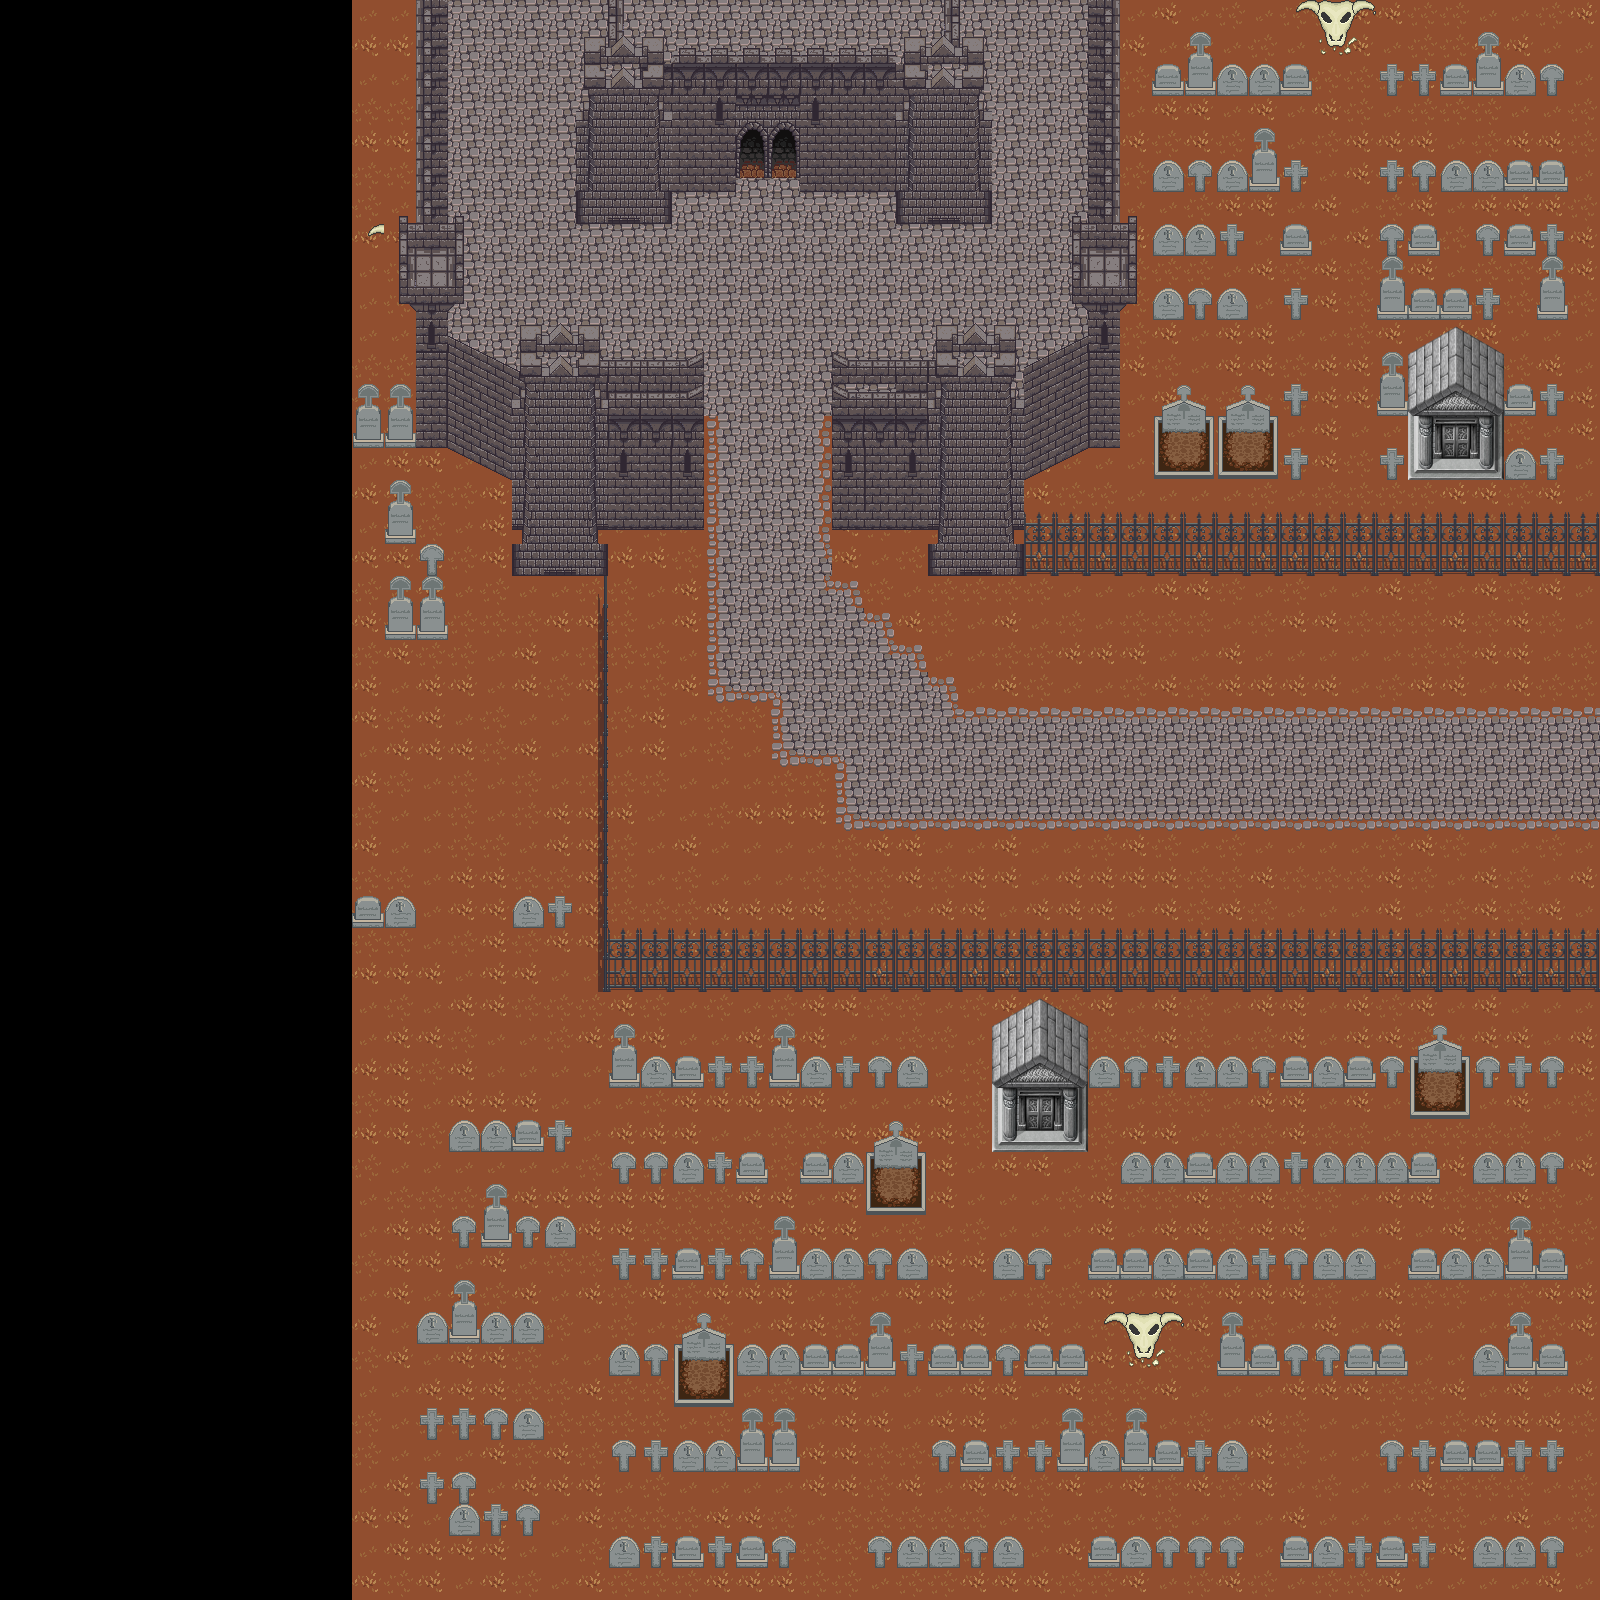

A 2D game scene composited from a Tiled map and its tileset images. What follows is a short description and the map's XML, with each tile layer's data collapsed to a summary:
An orthogonal 50x50 tile map with 32x32 px tiles, 4 tile layers (Ground, CollisionLayer, Doors, Misc), 11 tilesets.

<map version="1.2" tiledversion="1.2.0" orientation="orthogonal" renderorder="right-down" width="50" height="50" tilewidth="32" tileheight="32" infinite="0" nextlayerid="5" nextobjectid="1">
 <tileset firstgid="1" source="Ground.tsx" />
 <tileset firstgid="491" source="Resources/Castle3.tsx" />
 <tileset firstgid="797" source="../TropicalWorld/Resources/Tiles5.tsx" />
 <tileset firstgid="1287" source="Resources/fence.tsx" />
 <tileset firstgid="1315" source="graveMarkers.tsx" />
 <tileset firstgid="1364" source="castleStructure.tsx" />
 <tileset firstgid="2388" source="graveyardTomb.tsx" />
 <tileset firstgid="2403" source="Resources/graveyardPath.tsx" />
 <tileset firstgid="2421" source="Resources/variousTerrain.tsx" />
 <tileset firstgid="4469" source="Resources/House Interior/Interior.tsx" />
 <tileset firstgid="5493" source="castleStructureDark.tsx" />
 <layer id="1" name="Ground" width="50" height="50">
  <data>[2500 cells, 1948 non-empty, 15 distinct tile ids]</data>
 </layer>
 <layer id="2" name="CollisionLayer" width="50" height="50">
  <data>[2500 cells, 2290 non-empty, 2 distinct tile ids]</data>
 </layer>
 <layer id="3" name="Doors" width="50" height="50">
  <data>[2500 cells, 1820 non-empty, 8 distinct tile ids]</data>
 </layer>
 <layer id="4" name="Misc" width="50" height="50">
  <data>[2500 cells, 1146 non-empty, 84 distinct tile ids]</data>
 </layer>
</map>
